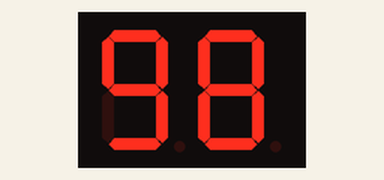
Recording of a sketch running on a simulated Arduino Mega 2560, built with avr-gcc and run on an emulated ATmega2560. Shown: 2-digit seven-segment display. Wiring (inferred from the names in the program): 2-digit 7-segment display, segments lit when LOW: segments pin 2, pin 3, pin 4, pin 5, pin 6, pin 7, pin 8; digit selects pin 11, pin 23. The segment pins are drawn as the display they are named for.

Above: at 0.1 s.
At 6.1 s:
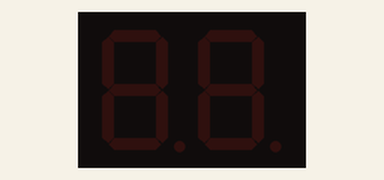

Measured:
- what the display in image 0 shows lasts 6.1 s, from 0.0 s to 6.1 s

The sketch:

practice_dotmatrix.ino
```cpp
// 신호등 작동시간 출력용 매트릭스 핀 번호 배열
int PinRowFirst[] = { 2, 3, 4, 5, 6, 7, 8, 9 };
int PinColFirst[] = { 10, 11, 12, 13, 14, 15, 16, 17 };
// 보행자 신호 출력용 매트릭스 핀 번호 배열
int PinRowSecond[] = { 22, 24, 26, 28, 30, 32, 34, 36 };
int PinColSecond[] = { 23, 25, 27, 29, 31, 33, 35, 37 };

// 보행자 신호등 작동시간
#define WALKABLE_TIME 5
// 보행자 신호등 대기시간
#define WAIT_TIME 5

// 시간 간격 유지를 위한 변수들
unsigned timeFirst = 0;
unsigned timeLast = 0;
#define ONE_SECOND 1000

int numbers[10][8][4] =
{
  // ZERO
  {
    { 0, 1, 1, 0 },
    { 1, 0, 0, 1 },
    { 1, 0, 0, 1 },
    { 1, 0, 0, 1 },
    { 1, 0, 0, 1 },
    { 1, 0, 0, 1 },
    { 1, 0, 0, 1 },
    { 0, 1, 1, 0 }
  },
  // ONE
  {
    { 0, 0, 1, 0 },
    { 0, 1, 1, 0 },
    { 1, 0, 1, 0 },
    { 0, 0, 1, 0 },
    { 0, 0, 1, 0 },
    { 0, 0, 1, 0 },
    { 0, 0, 1, 0 },
    { 1, 1, 1, 1 }
  },
  // TWO
  {
    { 0, 1, 1, 0 },
    { 1, 0, 0, 1 },
    { 0, 0, 0, 1 },
    { 0, 0, 0, 1 },
    { 0, 0, 1, 0 },
    { 0, 1, 0, 0 },
    { 1, 0, 0, 0 },
    { 1, 1, 1, 1 }
  },
  // THREE
  {
    { 0, 1, 1, 0 },
    { 1, 0, 0, 1 },
    { 0, 0, 0, 1 },
    { 0, 0, 1, 0 },
    { 0, 0, 1, 0 },
    { 0, 0, 0, 1 },
    { 1, 0, 0, 1 },
    { 0, 1, 1, 0 }
  },
  // FOUR
  {
    { 0, 0, 1, 0 },
    { 0, 1, 1, 0 },
    { 1, 0, 1, 0 },
    { 1, 0, 1, 0 },
    { 1, 0, 1, 0 },
    { 1, 1, 1, 1 },
    { 0, 0, 1, 0 },
    { 0, 0, 1, 0 }
  },
  // FIVE
  {
    { 1, 1, 1, 1 },
    { 1, 0, 0, 0 },
    { 1, 0, 0, 0 },
    { 1, 0, 0, 0 },
    { 1, 1, 1, 1 },
    { 0, 0, 0, 1 },
    { 0, 0, 0, 1 },
    { 1, 1, 1, 1 }
  },
  // SIX
  {
    { 0, 1, 1, 0 },
    { 1, 0, 0, 1 },
    { 1, 0, 0, 0 },
    { 1, 1, 1, 0 },
    { 1, 0, 0, 1 },
    { 1, 0, 0, 1 },
    { 1, 0, 0, 1 },
    { 0, 1, 1, 0 }
  },
  // SEVEN
  {
    { 1, 1, 1, 1 },
    { 0, 0, 0, 1 },
    { 0, 0, 0, 1 },
    { 0, 0, 0, 1 },
    { 0, 0, 1, 0 },
    { 0, 1, 0, 0 },
    { 0, 1, 0, 0 },
    { 0, 1, 0, 0 }
  },
  // EIGHT
  {
    { 0, 1, 1, 0 },
    { 1, 0, 0, 1 },
    { 1, 0, 0, 1 },
    { 0, 1, 1, 0 },
    { 0, 1, 1, 0 },
    { 1, 0, 0, 1 },
    { 1, 0, 0, 1 },
    { 0, 1, 1, 0 }
  },
  // NINE
  {
    { 0, 1, 1, 0 },
    { 1, 0, 0, 1 },
    { 1, 0, 0, 1 },
    { 1, 0, 0, 1 },
    { 0, 1, 1, 1 },
    { 0, 0, 0, 1 },
    { 1, 0, 0, 1 },
    { 0, 1, 1, 0 }
  }
};

int signs[2][8][8] =
{
  // RED : CANNOT CROSS
  {
    { 0, 0, 0, 1, 1, 0, 0, 0 },
    { 0, 0, 0, 1, 1, 0, 0, 0 },
    { 0, 0, 0, 0, 0, 0, 0, 0 },
    { 0, 0, 1, 1, 1, 1, 0, 0 },
    { 0, 1, 0, 1, 1, 0, 1, 0 },
    { 0, 0, 0, 1, 1, 0, 0, 0 },
    { 0, 0, 1, 0, 0, 1, 0, 0 },
    { 0, 0, 1, 0, 0, 1, 0, 0 }
  },
  // GREEN : CAN CROSS
  {
    { 0, 0, 0, 1, 1, 0, 0, 0 },
    { 0, 0, 0, 1, 1, 0, 0, 0 },
    { 0, 1, 0, 0, 0, 0, 0, 0 },
    { 0, 0, 1, 1, 1, 1, 1, 0 },
    { 0, 0, 0, 1, 1, 0, 0, 0 },
    { 0, 0, 0, 1, 1, 0, 1, 0 },
    { 0, 0, 1, 0, 0, 1, 0, 0 },
    { 0, 1, 0, 0, 0, 0, 0, 0 }
  }
};

void clearFirst()
{
  for(int k = 0; k < 8; ++k)
  {
    digitalWrite(PinRowFirst[k], LOW);
    digitalWrite(PinColFirst[k], HIGH);
  }
}
void clearSecond()
{
  for(int k = 0; k < 8; ++k)
  {
    digitalWrite(PinRowSecond[k], LOW);
    digitalWrite(PinColSecond[k], HIGH);
  }
}

void displayNumbers(int former[][4], int later[][4])
{
  for(int r = 0; r < 8; ++r)
  {
    clearSecond();
    digitalWrite(PinRowSecond[r], HIGH);
    for(int c = 0; c < 4; ++c)
    {
      if(former[r][c]==1)
      {
        digitalWrite(PinColSecond[c], LOW);
      }
    }
    for(int c = 0; c < 4; ++c)
    {
      if(later[r][c]==1)
      {
        digitalWrite(PinColSecond[c+4], LOW);
      }
    }
    delay(1);
  }
}
void displaySigns(int signs[][8], int pinRow[], int pinCol[])
{
  for(int r = 0; r < 8; ++r)
  {
    if(pinRow[0] == 2)
    {
      clearFirst();
    }
    else
    {
      clearSecond();
    }
    digitalWrite(pinRow[r], HIGH);
    for(int c = 0; c < 8; ++c)
    {
      if(signs[r][c]==1)
      {
        digitalWrite(pinCol[c], LOW);
      }
    }
    delay(1);
  }
}

void canCross()
{
  for(int t = WALKABLE_TIME; t > -1; --t)
  {
    int FORM = t/10, LATE = t%10;
    timeFirst = millis();
    for(;;)
    {
      displaySigns(signs[1], PinRowSecond, PinColSecond);
      timeLast = millis();
      if(timeLast - timeFirst >= ONE_SECOND)
      {
        clearFirst();
        clearSecond();
        break;
      }
    }
  }
}
void waitCross()
{
  for(int t = WAIT_TIME; t > -1; --t)
  {
    int FORM = t/10, LATE = t%10;
    timeFirst = millis();
    for(;;)
    {
      displaySigns(signs[0], PinRowFirst, PinColFirst);
      displayNumbers(numbers[FORM], numbers[LATE]);
      timeLast = millis();
      if(timeLast - timeFirst >= ONE_SECOND)
      {
        clearFirst();
        clearSecond();
        break;
      }
    }
  }
}

void crosswalk()
{
  waitCross();
  canCross();
}

void setup() {
  // put your setup code here, to run once:
  for(int i = 0; i < 8; ++i)
  {
    pinMode(PinRowFirst[i], OUTPUT);
    pinMode(PinColFirst[i], OUTPUT);

    pinMode(PinRowSecond[i], OUTPUT);
    pinMode(PinColSecond[i], OUTPUT);
  }
}
void loop() {
  // put your main code here, to run repeatedly:
  crosswalk();
}
```
